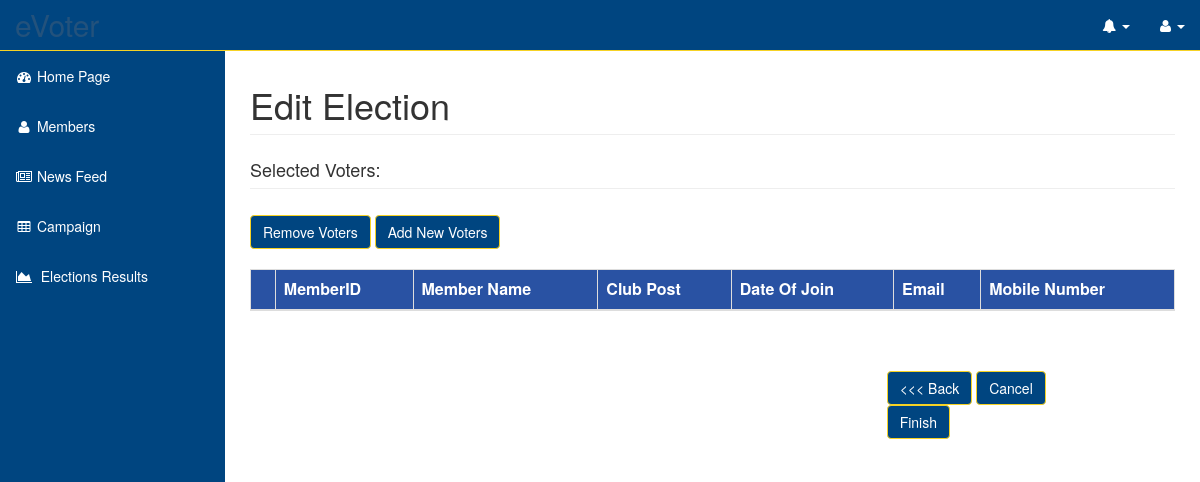
Page /app/view/editVotersInterface.php?electID=33 on the earlier database version.
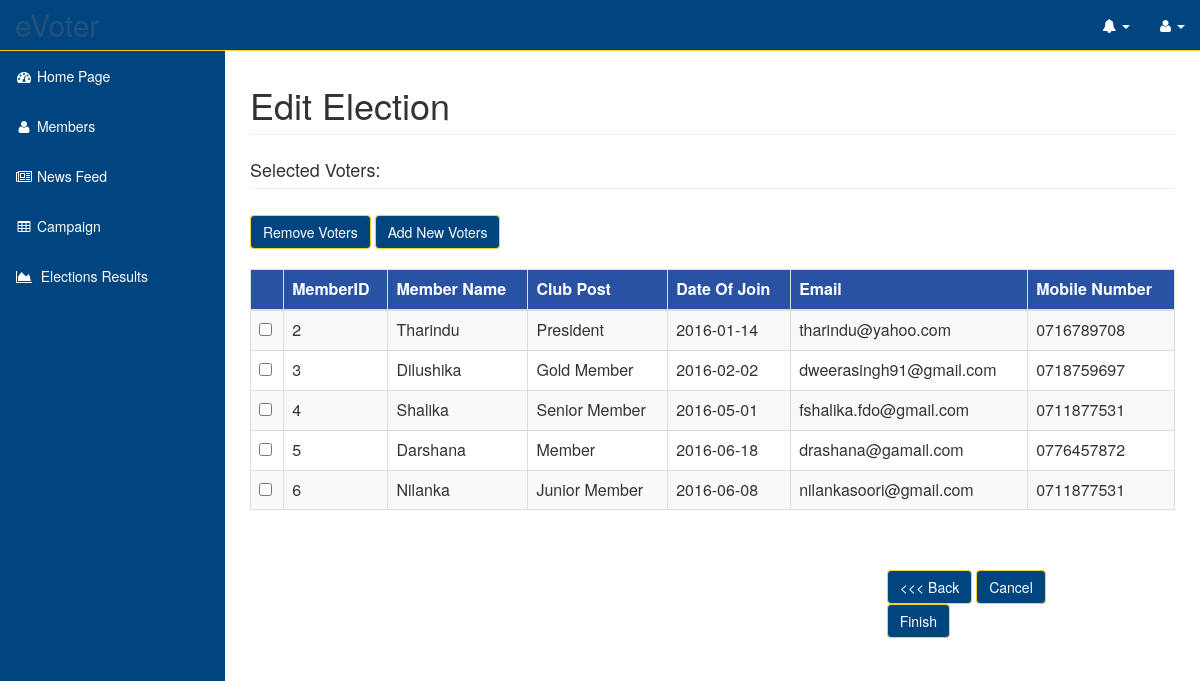
Same page on the later database version.
### tables this page shows
CREATE TABLE IF NOT EXISTS `memberelectiondetails` (
  `memberID` int(11) NOT NULL,
  `electionID` int(11) NOT NULL,
  `votingStatus` varchar(20) NOT NULL,
  PRIMARY KEY (`memberID`,`electionID`)
);

CREATE TABLE IF NOT EXISTS `clubmember` (
  `memberID` int(11) NOT NULL,
  `name` varchar(50) NOT NULL,
  `NIC` varchar(10) NOT NULL,
  `email` varchar(50) NOT NULL,
  `mobileNumber` varchar(20) NOT NULL,
  `clubPost` varchar(50) NOT NULL,
  `profileImage` varchar(100) NOT NULL,
  `status` varchar(50) NOT NULL,
  `user_group` int(11) NOT NULL DEFAULT '1',
  `dateofjoin` date NOT NULL,
  `username` varchar(50) NOT NULL,
  `password` varchar(100) NOT NULL,
  `securityquestions` int(2) NOT NULL DEFAULT '0',
  PRIMARY KEY (`memberID`)
);

### app/model/DB_1.php (called while the page is built, shortened)
<?php
class DB_1{
    public static function connectToDatabase()
    {
        $user = 'root';
        $pass = '';
        $database = 'evoter';
        $connect = mysqli_connect('localhost', $user, $pass) or die("Unable to connect");
        return $connect;
    }
}
?>

### app/model/sql.php (called while the page is built, shortened)
<?php
class Sql
{
    public function getVoterDetailForElection($connect,$electionID){
        $queryToGetVoterDetails = mysqli_query($connect,"SELECT memberelectiondetails.memberID,name,clubPost,dateofjoin,email,mobileNumber from clubmember,memberelectiondetails where clubmember.memberID=memberelectiondetails.memberID AND memberelectiondetails.electionID='$electionID'");
        return $queryToGetVoterDetails;
    }
}
?>

### app/model/election.php (called while the page is built, shortened)
<?php
require_once("Sql.php");
class Election{
    public function getVoterDetails($connection,$electionID){
        return (new Sql)->getVoterDetailForElection($connection,$electionID);
    }
}
?>

### app/view/editVotersInterface.php (the view, shortened to what this page needs)
<?php
include "../templates/header.php";
require_once("../model/election.php");
require_once("../model/DB_1.php");
$electionID="";
if(isset($_GET["electID"])){
    $electionID=$_GET["electID"];
}
$status = "Scheduled";
?>
<link href="https://cdn.datatables.net/plug-ins/1.10.7/integration/bootstrap/3/dataTables.bootstrap.css" rel="stylesheet" />
</head>
<body>
<div id="wrapper">
    <nav class="navbar navbar-inverse navbar-fixed-top color-change" role="navigation" >
        <?php include "../templates/topmenu.php";
        include "../templates/sidemenu.php";
        ?>
    </nav>
    <div id="page-wrapper">
        <div class="container-fluid">
            <div class="row">
                <div class="col-lg-12">
                    <h1 class="page-header"> Edit Election </h1>
                    <h4 class="page-header"> Selected Voters: </h4>
                </div>
            </div>
            <br>
            <form class="form-horizontal" role="form" method="post" action="../view/viewElectionDetails.php?electID=<?php echo $electionID;?>&status=<?php echo $status?>">
                <INPUT type="button" id="remove" value="Remove Voters" class="btn btn-default btn-primary" onClick="deleteRow('dataTable')" style="margin-top: -20;"/>
                <INPUT type="button" id="add" value="Add New Voters" class="btn btn-default btn-primary" onClick="location.href = 'addNewVoters.php?electID=<?php echo $electionID;?>'" style="margin-top: -20;"/> <br><br>
                <table id="memberTable" class="table table-striped table-bordered" cellspacing="0" width="10%">
                    <thead>
                    <tr bgcolor="#2952a3">
                        <th style="color:White"></th>
                        <th style="color:White">MemberID</th>
                        <th style="color:White">Member Name</th>
                        <th style="color:White">Club Post</th>
                        <th style="color:White">Date Of Join</th>
                        <th style="color:White">Email</th>
                        <th style="color:White">Mobile Number</th>
                    </tr>
                    </thead>
                    <tbody id="dataTable">
                    <?php
                    $election = new Election();
                    $selectedVotersForElection = $election->getVoterDetails((new DB_1)->connectToDatabase(),$electionID);
                    while($data1 = $selectedVotersForElection -> fetch_row()){
                    ?>
                    <tr  id = <?php echo $data1[0]?>>
                        <td class="tableData" name=<?php echo $data1[0]?>><input name="<?php echo $data1[0] ?>" id=<?php echo $data1[0] ?> class="CheckBoxSchedule" type="checkbox" value="<?php echo $data1[0] ?>"></td>
                        <td class="tableData" name=<?php echo $data1[0] ?>><?php echo $data1[0] ?></td>
                        <td class="tableData" name=<?php echo $data1[0] ?>><?php echo $data1[1] ?></td>
                        <td class="tableData" name=<?php echo $data1[0] ?>><?php echo $data1[2] ?></td>
                        <td class="tableData" name=<?php echo $data1[0] ?>><?php echo $data1[3] ?></td>
                        <td class="tableData" name=<?php echo $data1[0] ?>><?php echo $data1[4] ?></td>
                        <td class="tableData" name=<?php echo $data1[0] ?>><?php echo $data1[5] ?></td>
                        <?php } ?>
                    </tbody>
                </table><br><br>
                <div class="form-group">
                    <div class="col-sm-offset-8 col-sm-3">
                        <input type="button" value="<<< Back" class="btn btn-default" id="backToElection" onClick="document.location.href='editCandidatesInterface.php?electID=<?php echo $_GET["electID"];?>'" />
                        <input type="button" value="Cancel" class="btn btn-default" id="cancelElection" onClick="document.location.href='electionList.php'" />
                        <input name="submit" type="submit" id="addVotersBtn" class="btn btn-default btn-primary" value="Finish"/>
                    </div>
                </div>
            </form>
        </div>
    </div>
</div>
</body>
</html>

Differences in the rows shown:
added memberelectiondetails: memberID "2", memberID.name "Tharindu", memberID.clubPost "President", memberID.dateofjoin "2016-01-14", memberID.email "tharindu@yahoo.com", memberID.mobileNumber "0716789708"
added memberelectiondetails: memberID "3", memberID.name "Dilushika", memberID.clubPost "Gold Member", memberID.dateofjoin "2016-02-02", memberID.email "dweerasingh91@gmail.com", memberID.mobileNumber "0718759697"
added memberelectiondetails: memberID "4", memberID.name "Shalika", memberID.clubPost "Senior Member", memberID.dateofjoin "2016-05-01", memberID.email "fshalika.fdo@gmail.com", memberID.mobileNumber "0711877531"
added memberelectiondetails: memberID "5", memberID.name "Darshana", memberID.clubPost "Member", memberID.dateofjoin "2016-06-18", memberID.email "drashana@gamail.com", memberID.mobileNumber "0776457872"
added memberelectiondetails: memberID "6", memberID.name "Nilanka", memberID.clubPost "Junior Member", memberID.dateofjoin "2016-06-08", memberID.email "nilankasoori@gmail.com", memberID.mobileNumber "0711877531"
